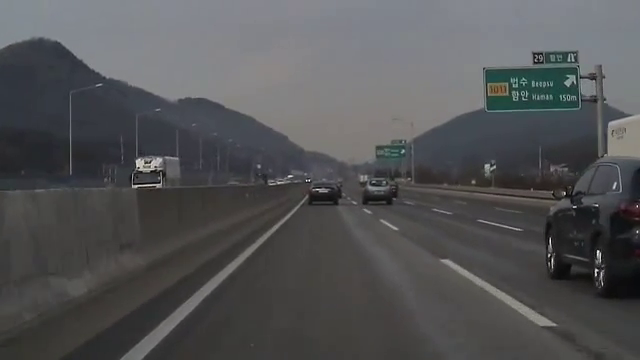
#> input picture frame 122 of challenge.mp4, 640 x 360 px, given in place of project_video.mp4, which was not available
$ python lanedetect.py
#> lines starting #> are read from the running program, lines starting #| are printed output that depends on the picture; after the words box and inside, x2 and y2 are one past the last pixel; in counts of white or black regions, pixels touching at a corner belong together; pictures that were not available may be replaced by others from this repository, and a replacement may not be noted
import cv2
import numpy as np
import argparse


parser = argparse.ArgumentParser(description='Parser example')

parser.add_argument('--source', type=str, default='0', help='source')

args=parser.parse_args()

source=args.source


def region_of_interest(img, vertices):

    mask = np.zeros_like(img)

    match_mask_color = 255
    cv2.fillPoly(mask, vertices, match_mask_color)
    masked_image = cv2.bitwise_and(img, mask)
    return masked_image


def get_fitline(img, f_lines):  # 대표선 구하기
    try:
        lines = np.squeeze(f_lines)

        if len(lines.shape) != 1:
            lines = lines.reshape(lines.shape[0] * 2, 2)
            rows, cols = img.shape[:2]
            output = cv2.fitLine(lines, cv2.DIST_L2, 0, 0.01, 0.01)
            vx, vy, x, y = output[0], output[1], output[2], output[3]
            # 차선변경 에러

            x1, y1 = int(((img.shape[0] - 1) - y) / vy * vx + x), img.shape[0] - 1
            x2, y2 = int(((img.shape[0] / 2 + 70) - y) / vy * vx + x), int(img.shape[0] / 2 + 70)

            result = [x1, y1, x2, y2]

            return result
    except:
        return None

def draw_fit_line(img, lines, color=[255, 0, 0], thickness=10):  # 대표선 그리기
    cv2.line(img, (lines[0], lines[1]), (lines[2], lines[3]), color, thickness)


# [29 lines left out: functions line_intersection, offset, not called in this run]
def image_process(image,vertice):
    gray_image = cv2.cvtColor(image, cv2.COLOR_RGB2GRAY)
    canny_image = cv2.Canny(gray_image, 100, 120)
    cropped_image = region_of_interest(canny_image,
                                       np.array([vertice], np.int32))
    return cropped_image

def birdeye_view(frame, width, height):
    left_bottom = [0,height]
    right_bottom = [width,height]
    left_top = [int(width*0.332),int(height*0.7)]
    right_top = [int(width*0.65), int(height*0.7)]
    pts1 = np.float32([[left_top,left_bottom,right_top,right_bottom]])
    # 좌표의 이동점
    pts2 = np.float32([[0, 0], [0, height], [width, 0], [width, height]])
    # pts1의 좌표에 표시. perspective 변환 후 이동 점 확인.
    M = cv2.getPerspectiveTransform(pts1, pts2)
    b_v = cv2.warpPerspective(frame, M, (width, height))
    return b_v
def process(image):

        height = image.shape[0]
        width = image.shape[1]
        region_of_interest_vertices = [
            (0, height),
            (width*0.4, height/2),
            (width*0.8,height/2),
            (width, height)
        ]
        region_of_interest_vertices1 = [
            (0, height),
            (0, 0),
            (width, 0),
            (width, height)
        ]

        b_v=birdeye_view(image,width,height)

        cropped_image = image_process(image,region_of_interest_vertices)
        cropped_b_v=image_process(b_v,region_of_interest_vertices1)


        lines = cv2.HoughLinesP(cropped_b_v,
                                rho=2,
                                theta=np.pi/180,
                                threshold=50,
                                lines=np.array([]),
                                minLineLength=40,
                                maxLineGap=100)


        line_arr = np.squeeze(lines)


        # 기울기 구하기
        slope_degree = (np.arctan2(line_arr[:, 1] - line_arr[:, 3], line_arr[:, 0] - line_arr[:, 2]) * 180) / np.pi

        # 수평 기울기 제한
        line_arr = line_arr[np.abs(slope_degree) < 160]
        slope_degree = slope_degree[np.abs(slope_degree) < 160]
        # 수직 기울기 제한
        line_arr = line_arr[np.abs(slope_degree) > 95]
        slope_degree = slope_degree[np.abs(slope_degree) > 95]
        # 필터링된 직선 버리기
        L_lines, R_lines = line_arr[(slope_degree > 0), :], line_arr[(slope_degree < 0), :]
        temp = np.zeros((image.shape[0], image.shape[1], 3), dtype=np.uint8)
        L_lines, R_lines = L_lines[:, None], R_lines[:, None]

        # 대표선 만들기
        left_fit_line = get_fitline(temp, L_lines)

        right_fit_line = get_fitline(temp, R_lines)


        if left_fit_line != None and right_fit_line != None:
            print(right_fit_line[0] - left_fit_line[0])


        # [5 lines of commented-out code are left out]
        if left_fit_line != None and right_fit_line != None:
             draw_poly(b_v,left_fit_line,right_fit_line)
        #draw_poly(image, left_fit_line, right_fit_line)

        cv2.imshow("aabb", b_v)
        image_with_lines = cv2.addWeighted(temp, 0.8, image, 1, 0.0)

        return image_with_lines

# [15 lines left out: function draw_poly, not called in this run]

#시작 함수
def Start():

    cap = cv2.VideoCapture("project_video.mp4")

    while cap.isOpened():

        ret, frame = cap.read()
#> frame is the input picture: shape (360, 640, 3); mean B, G, R 85.4, 83.9, 83.4
        if ret is None:
            break

        fps = cap.get(cv2.CAP_PROP_FPS)
        delay = round(1000 / fps)
        try:
            frame = process(frame)
#> in birdeye_view, `b_v = cv2.warpPerspective(frame, M, (width, height))`:
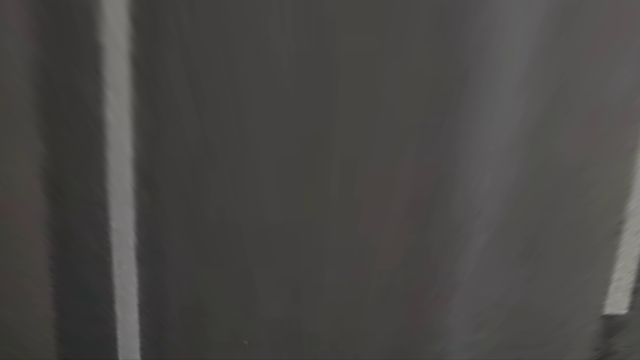
#> b_v: shape (360, 640, 3); mean B, G, R 69.3, 71.2, 73.2
#> in image_process, `canny_image = cv2.Canny(gray_image, 100, 120)`:
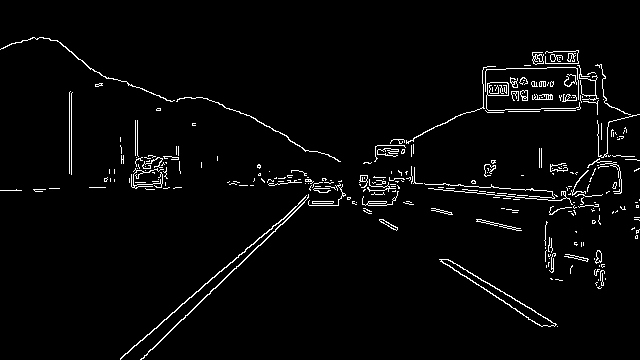
#> canny_image: shape (360, 640); 3% white in thin lines or dots, all inside (x1, y1, x2, y2) = (0, 37, 640, 360)
#> in region_of_interest, `cv2.fillPoly(mask, vertices, match_mask_color)`:
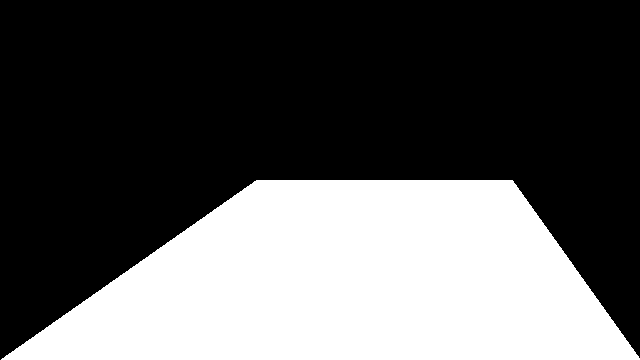
#> mask: shape (360, 640); 35% white; 1 white region, box (x1, y1, x2, y2) and area: (1, 180, 640, 360) 80741
#> in region_of_interest, `masked_image = cv2.bitwise_and(img, mask)`:
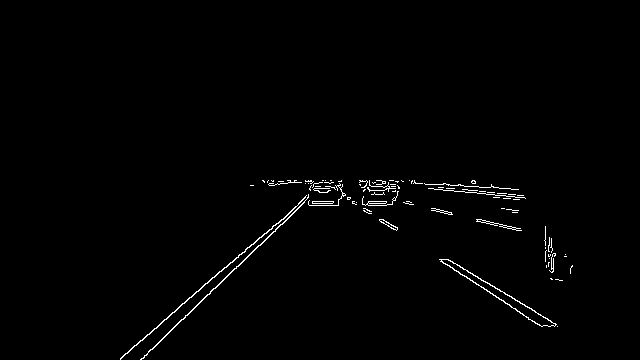
#> masked_image: shape (360, 640); 1% white in thin lines or dots, all inside (x1, y1, x2, y2) = (120, 180, 573, 360)
#> in image_process (call 2), `canny_image = cv2.Canny(gray_image, 100, 120)`:
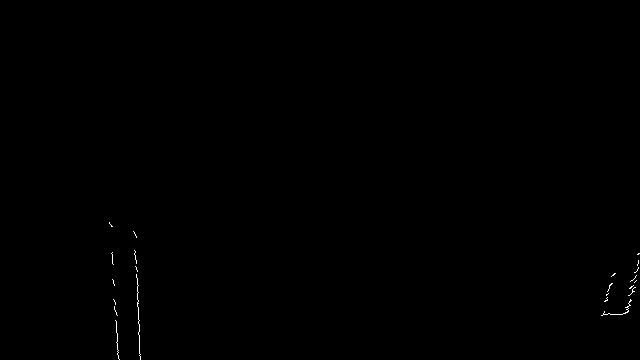
#> canny_image: shape (360, 640); 0.14% white in thin lines or dots, all inside (x1, y1, x2, y2) = (109, 222, 640, 360)
#> in region_of_interest (call 2), `cv2.fillPoly(mask, vertices, match_mask_color)`: mask: shape (360, 640); every value is 255
#> in process, `lines = cv2.HoughLinesP(cropped_b_v, rho=2, theta=np.pi/180, threshold..`: lines = [[135, 234, 139, 320], [136, 267, 139, 355], [110, 224, 117, 354]]
#> in process, `line_arr = np.squeeze(lines)`: line_arr has the same summary as lines
#> in process, `slope_degree = (np.arctan2(line_arr[:, 1] - line_arr[:, 3], line_arr[:..`: slope_degree = [-92.66, -91.95, -93.08]
#> in process, `line_arr = line_arr[np.abs(slope_degree) > 95]`: line_arr = empty array
#> in process, `left_fit_line = get_fitline(temp, L_lines)`: temp: shape (360, 640, 3); every value is 0
        except:
            pass
        cv2.imshow('frame', frame)
        if cv2.waitKey(delay) & 0xFF == ord('q'):
#> (key q is pressed here)
            break

    cap.release()
    cv2.destroyAllWindows()


Start()

$ run again, starting later in the video
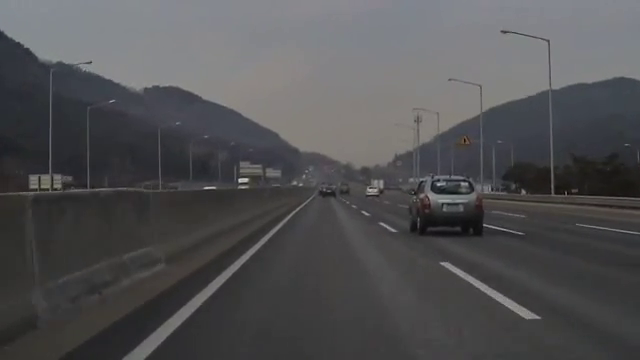
#> input picture frame 552 of challenge.mp4, 640 x 360 px, given in place of project_video.mp4, which was not available
#> in Start, frame is the input picture: shape (360, 640, 3); mean B, G, R 82.7, 81.1, 81.3
#> in birdeye_view, `b_v = cv2.warpPerspective(frame, M, (width, height))`:
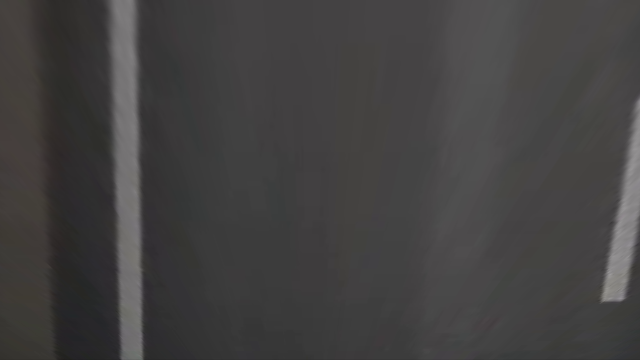
#> b_v: shape (360, 640, 3); mean B, G, R 65.4, 65.5, 66.9
#> canny_image: shape (360, 640); 2.5% white in thin lines or dots
#> mask: shape (360, 640); 35% white; 1 white region, box (x1, y1, x2, y2) and area: (1, 180, 640, 360) 80741
#> masked_image: shape (360, 640); 0.99% white in thin lines or dots, all inside (x1, y1, x2, y2) = (122, 180, 541, 360)
#> in image_process (call 2), `canny_image = cv2.Canny(gray_image, 100, 120)`:
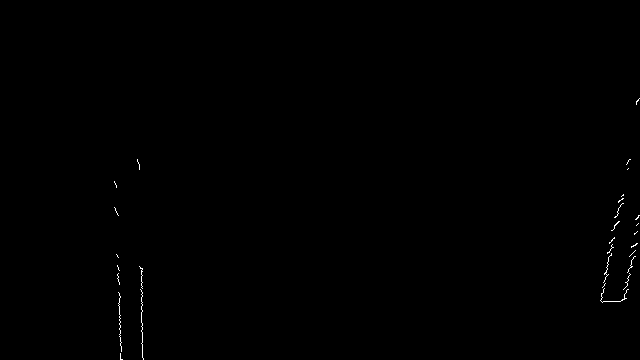
#> canny_image: shape (360, 640); 0.2% white in thin lines or dots, all inside (x1, y1, x2, y2) = (114, 98, 640, 360)
#> mask: shape (360, 640); every value is 255
#> in process, `lines = cv2.HoughLinesP(cropped_b_v, rho=2, theta=np.pi/180, threshold..`: lines = [[115, 183, 122, 359], [142, 268, 143, 359], [601, 301, 637, 100], [139, 164, 142, 355], [114, 181, 120, 359]]
#> in process, `line_arr = np.squeeze(lines)`: line_arr has the same summary as lines
#> in process, `slope_degree = (np.arctan2(line_arr[:, 1] - line_arr[:, 3], line_arr[:..`: slope_degree = [-92.28, -90.63, 100.2, -90.9, -91.93]
#> in process, `line_arr = line_arr[np.abs(slope_degree) > 95]`: line_arr = [[601, 301, 637, 100]]
#> in process, `slope_degree = slope_degree[np.abs(slope_degree) > 95]`: slope_degree = [100.2]
#> L_lines = [[601, 301, 637, 100]]; R_lines = empty array
#> in get_fitline, `lines = np.squeeze(f_lines)`: lines = [601, 301, 637, 100]
#> temp: shape (360, 640, 3); every value is 0
